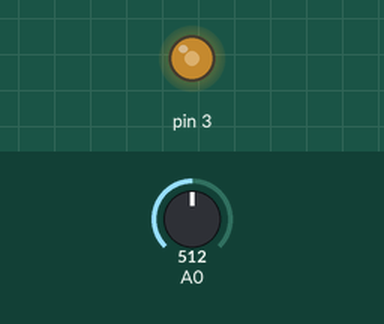
Simulated run of this sketch. Board: Arduino Uno, built with avr-gcc and run on an emulated ATmega328P. On the bench: output pins drawn as LEDs (lit = HIGH). Inputs (shaded band) come from the test bench; at power-on: A0 = 512.

Above: at 0.8 s.
0.9 s: A0 set to 306
At 2.0 s:
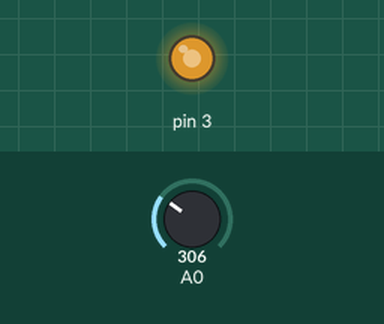
2.4 s: A0 set to 122
At 3.2 s:
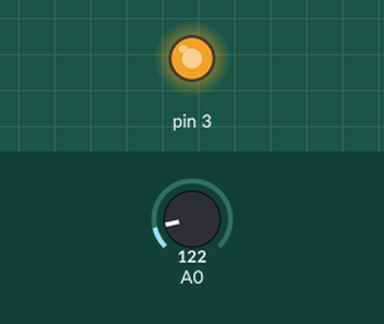
3.9 s: A0 set to 900
At 4.3 s:
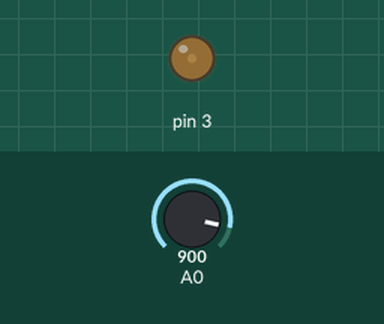
5.4 s: A0 set to 1023
At 6.6 s:
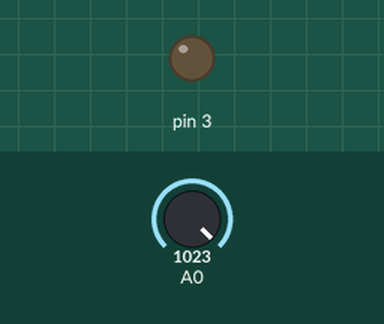
6.9 s: A0 set to 511
At 7.8 s:
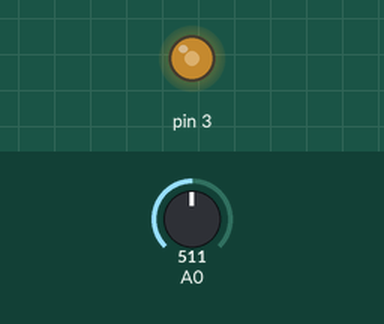
Timing chart, 0 to 9.4 s (numbered marks = the images above; inputs shaded):
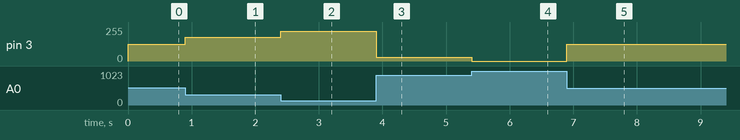

The sketch:

rain_sensor.ino
```cpp
#include <avr/io.h>

int main(void)
{
    unsigned int sensorData;
    unsigned char ledBrightness;

    /* A0 / ADC0 as input */
    DDRC &= ~(1 << PC0);

    /* D3 / OC2B as output */
    DDRD |= (1 << PD3);

    /* ADC initialization
       AVCC as reference
       ADC0 selected
    */
    ADMUX = (1 << REFS0);

    /* Enable ADC
       Prescaler = 128
    */
    ADCSRA = (1 << ADEN) |
             (1 << ADPS2) |
             (1 << ADPS1) |
             (1 << ADPS0);

    /* Timer2 Fast PWM
       D3 = OC2B
    */
    TCCR2A = (1 << COM2B1) |
             (1 << WGM21) |
             (1 << WGM20);

    /* Timer2 prescaler = 64 */
    TCCR2B = (1 << CS22);

    while (1)
    {
        /* Start ADC conversion */
        ADCSRA |= (1 << ADSC);

        /* Wait for conversion */
        while (ADCSRA & (1 << ADSC));

        /* Read ADC value */
        sensorData = ADC;

        /* Convert 0-1023 to 255-0 */
        ledBrightness =
            ((1023 - sensorData) * 255UL) / 1023;

        /* Set LED brightness */
        OCR2B = ledBrightness;
    }

    return 0;
}
```

Measured:
- after the input at 0.9 s, pin 3: 127/255 → 178/255 at once
- after the input at 2.4 s, pin 3: 178/255 → 224/255 at once
- after the input at 3.9 s, pin 3: 224/255 → 30/255 at once
- after the input at 5.4 s, pin 3: 30/255 → 0/255 at once
- after the input at 6.9 s, pin 3: 0/255 → 127/255 at once
